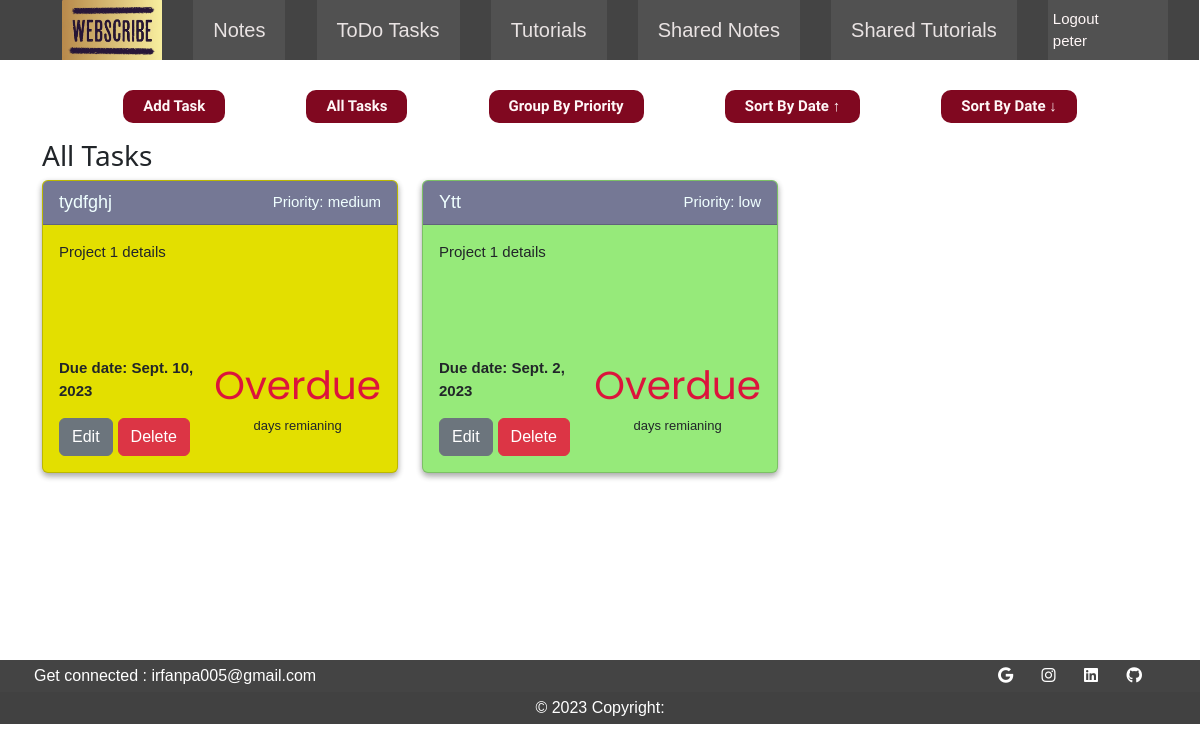
/todo/alltasks/peter (signed in), run on an earlier commit of the app's database.
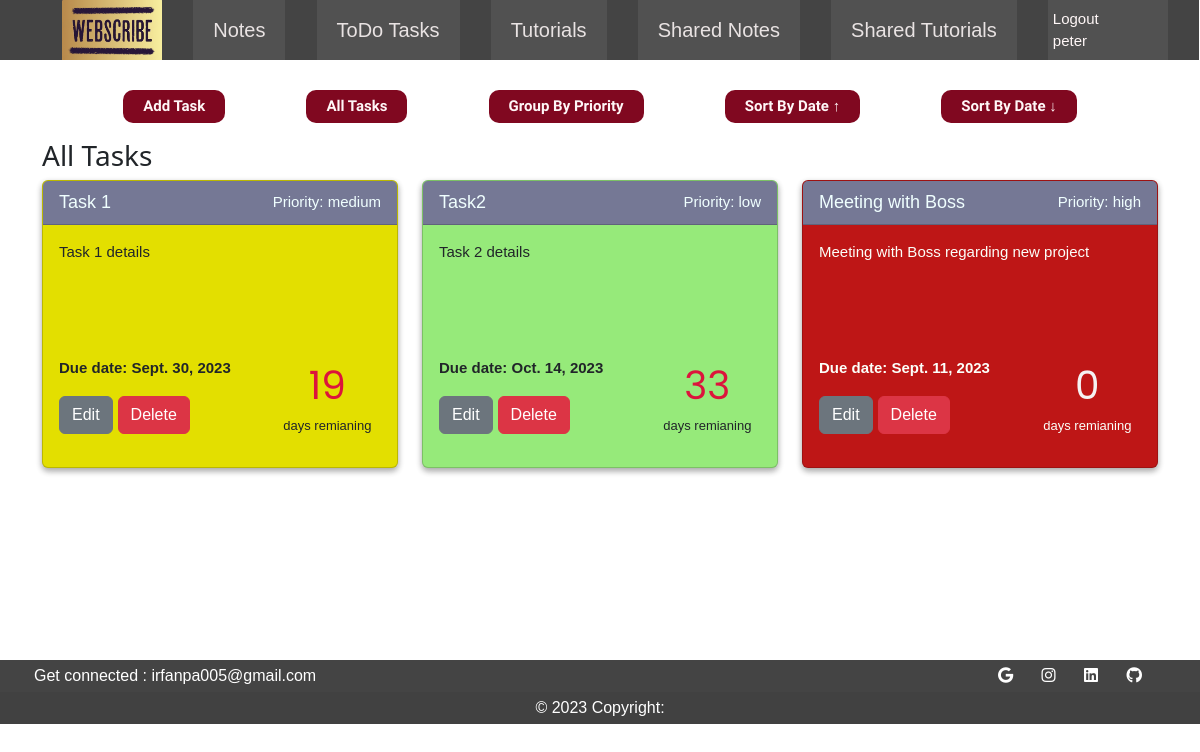
And on a later commit of the database.
### userApp/models.py (models this page shows)
class User(AbstractUser):
    objects = CustomUserManager()
    def __str__(self):
        return self.username

### toDo/models.py (models this page shows, shortened)
class Task(models.Model):
    title = models.CharField(max_length=200)
    details = models.CharField(max_length=255,null=True)
    owner = models.ForeignKey(User, on_delete=models.CASCADE, related_name='allTasks')
    is_Active = models.BooleanField(default=True)
    created_at = models.DateField(default=timezone.now)
    due_date = models.DateField(null=False, default=None)
    priority = models.CharField(
        max_length=32,
        choices=[
        ('high', 'High'),
        ('medium', 'Medium'),
        ('low', 'Low'),
        ],
    )
    def remaining_days(self):
        if self.due_date:
            today = timezone.now().date()
            remaining_days = (self.due_date - today).days
            if remaining_days < 0:
                return "Overdue"
            else:
                return remaining_days
        else:
            return None

### toDo/views.py (the view)
# urls.py: path('alltasks/<str:userName>',views.all_tasks, name='allTasks'),
def all_tasks(request,userName):
    current_user = request.user
    tasks = Task.objects.filter(owner=current_user)
    form = TaskForm()
    return render (request, 'todo.html', {'alltasks' : tasks,'form':form})

### templates/todo.html (shortened to what this page needs)
{% extends 'userbase.html' %}
{% load static %}
{% load crispy_forms_tags %}
{% block extra_styles %}
    <link rel="stylesheet" href="{% static 'css/todo.css' %}">
{% endblock %}
{% block body %}
    <main class="container">
        <div class="pri-Row">
            <ul>
              <li id="li-addtask"><a href="" id="addBtn">Add Task</a></li>
              <li><a href="{% url 'toDo:allTasks' request.user.username %}">All Tasks</a></li>
              <li><a href="{% url 'toDo:groupedTasks' request.user.username %}">Group By Priority</a></li>
              <li><a href="{% url 'toDo:sortTaskAsc' request.user.username %}">Sort By Date ↑</a></li>
              <li><a href="{% url 'toDo:sortTaskDesc' request.user.username %}">Sort By Date ↓</a></li>
            </ul>
        </div>
        {% if alltasks %}
          <div>
            <h3>All Tasks</h3>
          </div>
          <div class="row td-displEl">
            {% for task in alltasks %}
              <div class="col-lg-4 col-md-6 col-sm-12 task-card">
                  <div class="card{% include 'card_color.html' %}">
                      <div class="card-header">
                        <span class="title-txt">{{task.title}}</span>
                        <span class="priority-txt">Priority: {{task.priority}}</span>
                      </div>
                      <div class="card-body">
                        <p class="card-text">{{task.details}}</p>
                        <div class="cb-lower">
                            <div class="cb-bottom-left">
                                <div>
                                  <p class="card-text-due">Due date: {{task.due_date}}</p>
                                </div>
                                <div>
                                  <a href="#" class="btn btn-secondary editBtn" data-object-id="{{ task.id }}">Edit</a>
                                  <a href="#" class="btn btn-danger delBtn" data-object-id="{{ task.id }}">Delete</a>
                                </div>
                            </div>
                            <div class="cb-bottom-right">
                              <p>
                                <span class="{% if task.priority == 'high' %} day-count-high {% else %} day-count {% endif %}">
                                  {{task.remaining_days}}
                                </span><br>days remianing
                              </p>
                            </div>
                        </div>
                      </div>
                    </div>
                </div>
              {% endfor %}
          </div>
        {% endif %}
      </main>
{% endblock  %}

### templates/userbase.html (shortened to what this page needs)
{% load static %}
<!DOCTYPE html>
<html lang="en">
<head>
    <link rel="stylesheet" href="https://stackpath.bootstrapcdn.com/bootstrap/4.4.1/css/bootstrap.min.css">
    <link href="https://cdn.jsdelivr.net/npm/bootstrap@5.3.1/dist/css/bootstrap.min.css" rel="stylesheet">
    <link rel="stylesheet" href="{% static 'css/userindex.css' %}">
    {% block extra_styles %}
    {% endblock %}
</head>
<body>
    <div class="nav-container">
        {% include 'usernavbar.html' %}
    </div>
    <div id="main-body" style="min-height:600px;">
        {% block body %}
        {% endblock%}
    </div>
        {% include 'footer.html' %}
</body>
</html>

### templates/usernavbar.html (shortened to what this page needs)
{% load static %}
<nav class="tm-nav">
    <ul id="tm-main-nav" style="margin: 0;" class="navitemsicons">
        {% url 'notes:notes' userName=request.user.username as notes %}
        {% url 'toDo:allTasks' userName=request.user.username as toDo %}
        {% url 'notes:tutorials' userName=request.user.username as tutorials %}
        {% url 'userApp:userSharedNotes' userName=request.user.username as userSharedNotes %}
        {% url 'userApp:userSharedTutorials' userName=request.user.username as userSharedTutorials %}
        <li class="nav-item"><a href="{% url 'notes:notes' request.user.username %}"><img src="{% static 'images/logo3.png' %}" id="logo"></a></li>
        <li class="nav-item">
            <a href="{{notes}}" class="nav-link">
                Notes
            </a>
        </li>
        <li class="nav-item">
            <a href="{{toDo}}" class="nav-link">
                ToDo Tasks
            </a>
        </li>
        <li class="nav-item">
            <a href="{{tutorials}}"  class="nav-link">
                Tutorials
            </a>
        </li>
        <li class="nav-item">
            <a href="{{userSharedNotes}}"  class="nav-link">
                Shared Notes
            </a>
        </li>
        <li class="nav-item">
            <a href="{{userSharedTutorials}}"  class="nav-link">
                Shared Tutorials
            </a>
        </li>
        <li class="nav-item nav-logout">
            <a href="{% url 'userApp:logout' %}" class="nav-logout">
                Logout <br> {{request.user.username}}
            </a>
        </li>
    </ul>
</nav>

### templates/card_color.html
{% if task.priority == 'high' %}
    custom-high-priority
{% elif task.priority == 'medium' %}
    custom-medium-priority
{% elif task.priority == 'low' %}
    custom-low-priority
{% endif %}"

### templates/add_edit_task.html (shortened to what this page needs)
{% load crispy_forms_tags %}

### templates/footer.html
<footer class="text-center text-lg-start text-white footer navbar-fixed-bottom my_footer" style="background-color: #444;bottom: 0;">
    <section class="d-flex justify-content-center justify-content-lg-between p-1 container">
      <div class="me-5 d-none d-lg-block">
        <span>Get connected : irfanpa005@gmail.com</span>
      </div>
      <div>
        <a href="https://mail.google.com/mail/?view=cm&fs=1&to=irfanpa005@gmail.com" class="me-4 text-reset">
          <i class="fab fa-google"></i>
        </a>
        <a href="https://www.instagram.com/irfanali_pa/" class="me-4 text-reset">
          <i class="fab fa-instagram"></i>
        </a>
        <a href="https://www.linkedin.com/in/ahammed-irfan-ali/" class="me-4 text-reset">
          <i class="fab fa-linkedin"></i>
        </a>
        <a href="https://github.com/irfanpa005" class="me-4 text-reset">
          <i class="fab fa-github"></i>
        </a>
      </div>
    </section>
    <div class="text-center p-1" style="background-color: rgba(0, 0, 0, 0.05);">
      © 2023 Copyright:
    </div>
  </footer>

### ProjectScribe/static/css/userindex.css (style rules this page uses)
* { box-sizing: border-box; }
html, body { overflow-x: hidden; }
body { font-family: 'Kumbh Sans', sans-serif; font-size: 18px; margin: 0; display: flex; flex-direction: column; min-height: 100vh; }
#main-body { margin-top: 60px; min-height: 100vh; }
a { color: #fff7f7; text-decoration: none; }
.nav-item { list-style: none; display: flex; }
.tm-nav { top:0; position: fixed; left: -1px; right:-1px; width: 100%; z-index: 100; }
.tm-nav ul { width: 100%; background-color: #444; display: flex; justify-content: space-evenly; align-items: stretch; }
.tm-nav>ul>li { background-color: #515151; }
#logo { height: 60px; width: 100px; }
.nav-link { color: #e9e3e3; font-size: 20px; text-decoration: none; padding: 10px 20px; display: flex; justify-content: center; align-items: center; transition: background-color 0.3s; }
li.nav-logout { color: #e9e3e3; text-align: left; width: 120px; font-size: 15px; text-decoration: none; padding: 0px 5px; transition: background-color 0.3s; overflow: hidden; white-space: nowrap; text-overflow: ellipsis; display: flex; align-items: center; }
footer { position: relative; bottom: 0; width: 100%; background-color: #444; text-align: center; color: white; font-size: 2vh; }

### ProjectScribe/static/css/todo.css (style rules this page uses)
html, body { overflow-x: hidden; }
body { font-family: 'Kumbh Sans', sans-serif; font-size: 18px; margin: 0; display: flex; flex-direction: column; }
main { margin-top: 30px; }
h3 { font-family: system-ui, -apple-system, BlinkMacSystemFont, 'Segoe UI', Roboto, Oxygen, Ubuntu, Cantarell, 'Open Sans', 'Helvetica Neue', sans-serif }
.pri-Row > ul { width: 100%; height: 100%; list-style: none; padding: 0; display: flex; justify-content: space-evenly; align-items: stretch; width: 100%; font-family: 'Roboto Condensed', sans-serif; font-weight: bolder; color: rgb(247, 225, 198); }
.pri-Row > ul > li > a { display: block; padding: 5px 20px; text-decoration: none; font-size: 15px; background-color: rgb(128, 8, 32); border-radius: 10px; cursor: pointer; }
.task-card { margin-bottom: 30px; }
.card { box-shadow: rgba(0, 0, 0, 0.16) 0px 3px 6px, rgba(0, 0, 0, 0.23) 0px 3px 6px; }
.custom-high-priority { background-color: rgb(190, 22, 22); color: rgb(252, 255, 250); }
.custom-medium-priority { background-color: rgb(227, 223, 0); }
.custom-low-priority { background-color: rgb(150, 234, 122); }
.card-header { display: flex; justify-content: space-between; align-items: center; overflow: hidden; color: azure; white-space: nowrap; background-color: rgb(117, 120, 149); }
.title-txt { flex: 1; white-space: nowrap; overflow: hidden; text-overflow: ellipsis; }
.priority-txt { flex-shrink: 0; font-size: 15px; }
.card-text { height: 100px; font-size: 15px; }
.card-text-due { padding: 0; font-size: 15px; font-weight: bold; }
.cb-lower { display: flex; flex-wrap: wrap; justify-content: stretch; }
.cb-bottom-left { flex: 2; }
.cb-bottom-right { flex: 1; text-align: center; font-size: 13px; padding: 0; margin: 0; }
.day-count { font-size: 3em; padding: 0; margin: 0; color: crimson; font-family: 'Poppins', sans-serif; }
.day-count-high { font-size: 3em; padding: 0; margin: 0; color: rgb(245, 241, 242); font-family: 'Poppins', sans-serif; }

What changed in the data, as far as the page shows it:
changed Task "medium": title "tydfghj" → "Task 1"; details "Project 1 details" → "Task 1 details"; due_date "Sept. 10, 2023" → "Sept. 30, 2023"; remaining_days "Overdue" → "19"
changed Task "low": title "Ytt" → "Task2"; details "Project 1 details" → "Task 2 details"; due_date "Sept. 2, 2023" → "Oct. 14, 2023"; remaining_days "Overdue" → "33"
added Task: title "Meeting with Boss", priority "high", details "Meeting with Boss regarding new project", due_date "Sept. 11, 2023", remaining_days "0"
